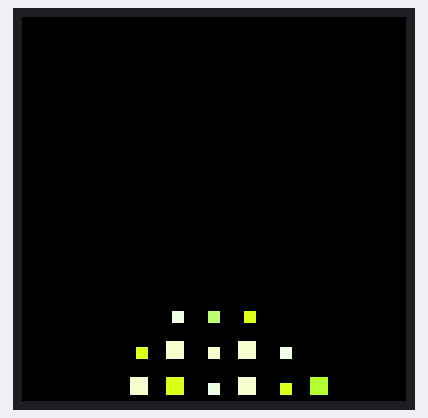
Simulated run of this program. Board: Raspberry Pi (BCM pin numbers). On the bench: 64×64 colour display. Random numbers come from a fixed seed; what the program prints to the terminal is not drawn.

Above: at 0.78 s.
At 3.57 s:
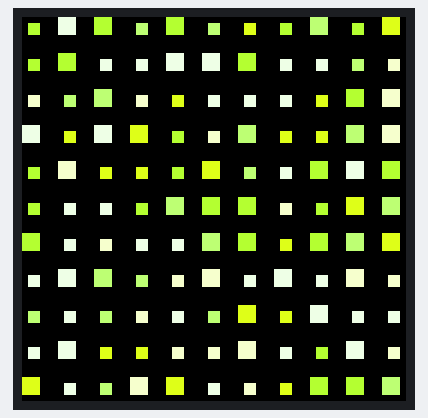
At 6.71 s:
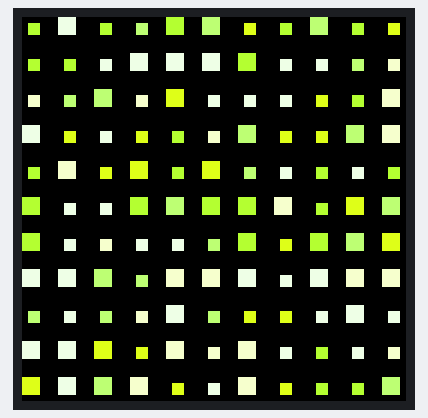
At 12.63 s:
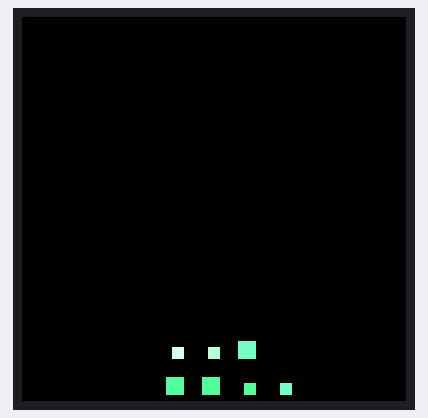
At 17.27 s:
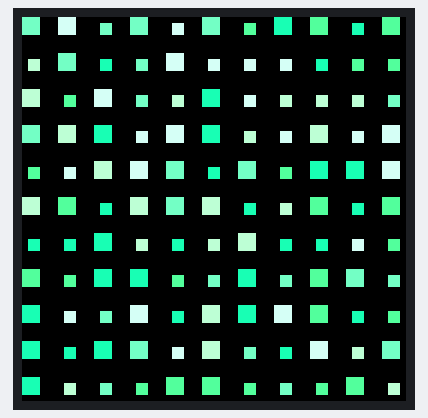
At 21.66 s:
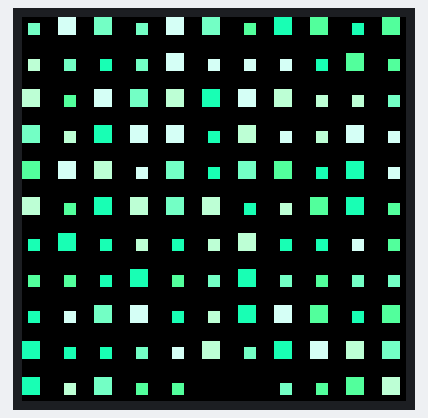

The program:

pixel.py
```python
#!/usr/bin/env python
# НАЗВАНИЕ: пиксельная матрица
# ОПИСАНИЕ: сменяймые цвета
import time
import random
import math
import platform

if platform.system() == "Windows":
    from RGBMatrixEmulator import RGBMatrix, RGBMatrixOptions
    graphics = None  # если нужно
else:
    from rgbmatrix import RGBMatrix, RGBMatrixOptions, graphics
from PIL import Image, ImageDraw

# ==================== НАСТРОЙКИ ====================
# Настройки матрицы
MATRIX_ROWS = 64
MATRIX_COLS = 64
MATRIX_CHAIN_LENGTH = 1
MATRIX_PARALLEL = 1
MATRIX_HARDWARE_MAPPING = 'adafruit-hat'

# Настройки анимации
PIXEL_GAP = 6  # Расстояние между пикселями
ANIMATION_SPEED = 0.15  # Скорость анимации (0.008-0.25)
FPS = 60  # Кадров в секунду
MAX_TICKER = 360  # Максимальное значение счётчика анимации
COLOR_COUNT = 5  # Количество цветов в палитре

# ===================================================


def rand(min_val, max_val):
    """Генерация случайного числа в диапазоне"""
    return random.uniform(min_val, max_val)


class Pixel:
    def __init__(self, x, y, color, speed, delay, delay_hide, step, bound_size):
        self.x = x
        self.y = y
        self.color = color
        self.speed = rand(0.1, 0.9) * speed

        self.size = 0
        self.size_step = rand(0.1, 0.5)  # Увеличил минимальный шаг
        self.min_size = 0.5
        self.max_size_available = bound_size or 2
        self.max_size = rand(self.min_size, self.max_size_available)
        self.size_direction = 1

        self.delay = delay
        self.delay_hide = delay_hide
        self.counter = 0
        self.counter_hide = 0
        self.counter_step = step

        self.is_hidden = False
        self.is_flicking = False

    def draw(self, draw_obj):
        """Рисует пиксель на изображении"""
        # Проверяем, что размер больше минимального порога
        if self.size < 0.5:
            return

        center_offset = self.max_size_available * 0.5 - self.size * 0.5
        x1 = int(self.x + center_offset)
        y1 = int(self.y + center_offset)
        x2 = int(self.x + center_offset + self.size)
        y2 = int(self.y + center_offset + self.size)

        # Убеждаемся, что x2 > x1 и y2 > y1
        if x2 <= x1:
            x2 = x1 + 1
        if y2 <= y1:
            y2 = y1 + 1

        draw_obj.rectangle([x1, y1, x2, y2], fill=self.color)

    def show(self):
        """Показывает пиксель с анимацией появления"""
        self.is_hidden = False
        self.counter_hide = 0

        if self.counter <= self.delay:
            self.counter += self.counter_step
            return

        if self.size >= self.max_size:
            self.is_flicking = True

        if self.is_flicking:
            self.flicking()
        else:
            self.size += self.size_step
            if self.size > self.max_size:
                self.size = self.max_size

    def hide(self):
        """Скрывает пиксель с анимацией исчезновения"""
        self.counter = 0

        if self.counter_hide <= self.delay_hide:
            self.counter_hide += self.counter_step
            if self.is_flicking:
                self.flicking()
            return

        self.is_flicking = False

        if self.size <= 0:
            self.size = 0
            self.is_hidden = True
            return
        else:
            self.size -= 0.1  # Увеличил скорость исчезновения
            if self.size < 0:
                self.size = 0

    def flicking(self):
        """Эффект мерцания пикселя"""
        if self.size >= self.max_size:
            self.size_direction = -1
        elif self.size <= self.min_size:
            self.size_direction = 1

        self.size += self.size_direction * self.speed

        # Ограничиваем размер
        if self.size > self.max_size:
            self.size = self.max_size
        elif self.size < self.min_size:
            self.size = self.min_size


def get_delay(x, y, width, height, direction=0):
    """Вычисляет задержку на основе расстояния от центра"""
    dx = x - width * 0.5
    dy = y - height if not direction else y
    return math.sqrt(dx ** 2 + dy ** 2)


def init_pixels(width, height):
    """Инициализирует массив пикселей"""
    h = random.randint(0, 360)
    colors = []

    for i in range(COLOR_COUNT):
        hue = int(rand(h, h + (i + 1) * 10))
        lightness = int(rand(50, 100))
        # Конвертируем HSL в RGB
        rgb = hsl_to_rgb(hue, 100, lightness)
        colors.append(rgb)

    gap = PIXEL_GAP
    step = (width + height) * 0.005
    speed = rand(0.008, 0.25) if ANIMATION_SPEED == 0 else ANIMATION_SPEED
    max_size = int(gap * 0.5)

    pixels = []

    for x in range(0, width, gap):
        for y in range(0, height, gap):
            if x + max_size > width or y + max_size > height:
                continue

            color = random.choice(colors)
            delay = get_delay(x, y, width, height)
            delay_hide = get_delay(x, y, width, height)

            pixels.append(Pixel(x, y, color, speed, delay, delay_hide, step, max_size))

    return pixels


def hsl_to_rgb(h, s, l):
    """Конвертирует HSL в RGB"""
    h = h / 360.0
    s = s / 100.0
    l = l / 100.0

    if s == 0:
        r = g = b = l
    else:
        def hue_to_rgb(p, q, t):
            if t < 0:
                t += 1
            if t > 1:
                t -= 1
            if t < 1/6:
                return p + (q - p) * 6 * t
            if t < 1/2:
                return q
            if t < 2/3:
                return p + (q - p) * (2/3 - t) * 6
            return p

        q = l * (1 + s) if l < 0.5 else l + s - l * s
        p = 2 * l - q
        r = hue_to_rgb(p, q, h + 1/3)
        g = hue_to_rgb(p, q, h)
        b = hue_to_rgb(p, q, h - 1/3)

    return (int(r * 255), int(g * 255), int(b * 255))


def main():
    # Конфигурация для матрицы
    options = RGBMatrixOptions()
    options.rows = MATRIX_ROWS
    options.cols = MATRIX_COLS
    options.chain_length = MATRIX_CHAIN_LENGTH
    options.parallel = MATRIX_PARALLEL
    options.hardware_mapping = MATRIX_HARDWARE_MAPPING

    matrix = RGBMatrix(options=options)

    width = MATRIX_COLS
    height = MATRIX_ROWS

    # Инициализация пикселей
    pixels = init_pixels(width, height)

    ticker = 0
    animation_direction = 1

    print("Press CTRL-C to stop.")
    print(f"Pixels initialized: {len(pixels)}")

    try:
        while True:
            # Создаём новый кадр
            frame = Image.new("RGB", (width, height), (0, 0, 0))
            draw = ImageDraw.Draw(frame)

            # Управление направлением анимации
            if ticker >= MAX_TICKER:
                animation_direction = -1
            elif ticker <= 0:
                animation_direction = 1
                # Обновляем цвета для новой итерации
                if all(p.is_hidden for p in pixels):
                    print("Reinitializing pixels with new colors...")
                    pixels = init_pixels(width, height)

            all_hidden = True

            # Обновляем и рисуем каждый пиксель
            for pixel in pixels:
                if animation_direction > 0:
                    pixel.show()
                else:
                    pixel.hide()
                    all_hidden = all_hidden and pixel.is_hidden

                pixel.draw(draw)

            ticker += animation_direction

            if animation_direction < 0 and all_hidden:
                ticker = 0

            # Отображаем кадр на матрице
            matrix.SetImage(frame.convert("RGB"))
            time.sleep(1.0 / FPS)

    except KeyboardInterrupt:
        print("\nExiting...")
        matrix.Clear()


if __name__ == "__main__":
    main()
```
